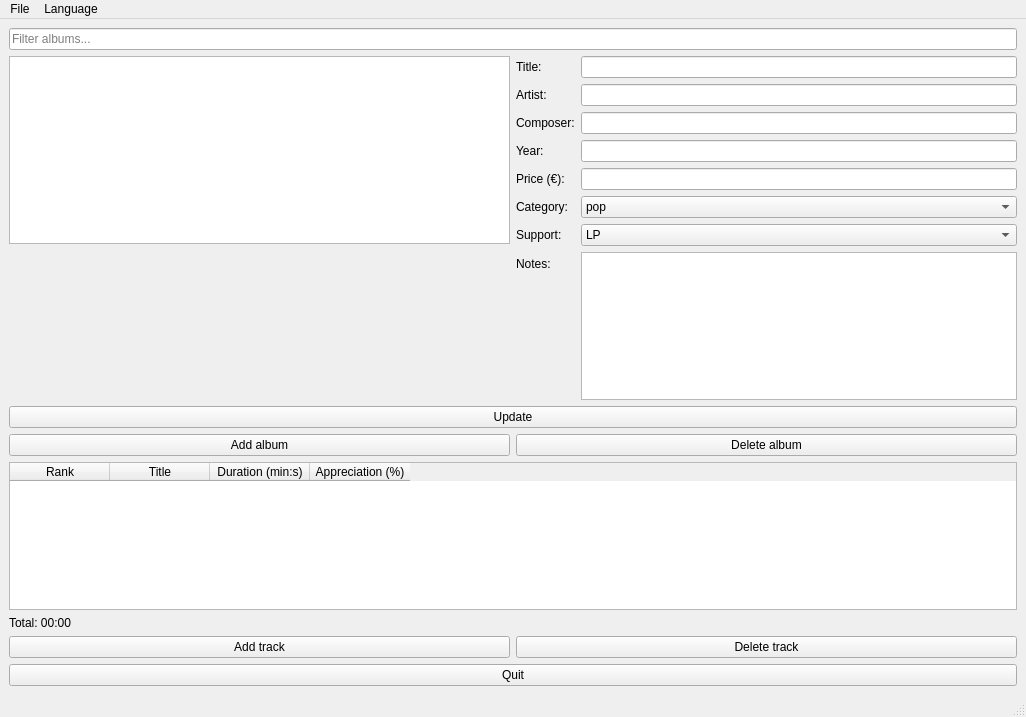
<?xml version="1.0" encoding="UTF-8"?>
<ui version="4.0">
 <class>MainWindow</class>
 <widget class="QMainWindow" name="MainWindow">
  <property name="geometry">
   <rect>
    <x>0</x>
    <y>0</y>
    <width>1026</width>
    <height>717</height>
   </rect>
  </property>
  <property name="windowTitle">
   <string>Album Manager</string>
  </property>
  <widget class="QWidget" name="centralwidget">
   <layout class="QVBoxLayout" name="verticalLayout">
    <item>
     <widget class="QLineEdit" name="champFiltre">
      <property name="placeholderText">
       <string>Filter albums...</string>
      </property>
     </widget>
    </item>
    <item>
     <layout class="QHBoxLayout" name="horizontalLayout">
      <item>
       <layout class="QVBoxLayout">
        <item>
         <widget class="QListWidget" name="listeAlbums"/>
        </item>
        <item>
         <widget class="QLabel" name="champImage">
          <property name="minimumSize">
           <size>
            <width>150</width>
            <height>150</height>
           </size>
          </property>
          <property name="scaledContents">
           <bool>true</bool>
          </property>
         </widget>
        </item>
       </layout>
      </item>
      <item>
       <layout class="QFormLayout" name="formLayout">
        <item row="0" column="0">
         <widget class="QLabel" name="labelTitre">
          <property name="text">
           <string>Title:</string>
          </property>
         </widget>
        </item>
        <item row="0" column="1">
         <widget class="QLineEdit" name="champTitre"/>
        </item>
        <item row="1" column="0">
         <widget class="QLabel" name="labelArtiste">
          <property name="text">
           <string>Artist:</string>
          </property>
         </widget>
        </item>
        <item row="1" column="1">
         <widget class="QLineEdit" name="champArtiste"/>
        </item>
        <item row="2" column="0">
         <widget class="QLabel" name="labelCompositeur">
          <property name="text">
           <string>Composer:</string>
          </property>
         </widget>
        </item>
        <item row="2" column="1">
         <widget class="QLineEdit" name="champCompositeur"/>
        </item>
        <item row="3" column="0">
         <widget class="QLabel" name="labelAnnee">
          <property name="text">
           <string>Year:</string>
          </property>
         </widget>
        </item>
        <item row="3" column="1">
         <widget class="QLineEdit" name="champAnnee"/>
        </item>
        <item row="4" column="0">
         <widget class="QLabel" name="labelPrix">
          <property name="text">
           <string>Price (€):</string>
          </property>
         </widget>
        </item>
        <item row="4" column="1">
         <widget class="QLineEdit" name="champPrix"/>
        </item>
        <item row="5" column="0">
         <widget class="QLabel" name="labelCategorie">
          <property name="text">
           <string>Category:</string>
          </property>
         </widget>
        </item>
        <item row="5" column="1">
         <widget class="QComboBox" name="champCategorie">
          <item>
           <property name="text">
            <string>pop</string>
           </property>
          </item>
          <item>
           <property name="text">
            <string>rock</string>
           </property>
          </item>
          <item>
           <property name="text">
            <string>blues</string>
           </property>
          </item>
          <item>
           <property name="text">
            <string>jazz</string>
           </property>
          </item>
          <item>
           <property name="text">
            <string>rap</string>
           </property>
          </item>
          <item>
           <property name="text">
            <string>classical</string>
           </property>
          </item>
          <item>
           <property name="text">
            <string>French variety</string>
           </property>
          </item>
          <item>
           <property name="text">
            <string>electronic</string>
           </property>
          </item>
         </widget>
        </item>
        <item row="6" column="0">
         <widget class="QLabel" name="labelSupport">
          <property name="text">
           <string>Support:</string>
          </property>
         </widget>
        </item>
        <item row="6" column="1">
         <widget class="QComboBox" name="champSupport">
          <item>
           <property name="text">
            <string>LP</string>
           </property>
          </item>
          <item>
           <property name="text">
            <string>Cassette</string>
           </property>
          </item>
          <item>
           <property name="text">
            <string>CD</string>
           </property>
          </item>
          <item>
           <property name="text">
            <string>MP3</string>
           </property>
          </item>
          <item>
           <property name="text">
            <string>AAC/M4A</string>
           </property>
          </item>
          <item>
           <property name="text">
            <string>FLAC</string>
           </property>
          </item>
         </widget>
        </item>
        <item row="7" column="0">
         <widget class="QLabel" name="labelNotes">
          <property name="text">
           <string>Notes:</string>
          </property>
         </widget>
        </item>
        <item row="7" column="1">
         <widget class="QPlainTextEdit" name="champNotes"/>
        </item>
       </layout>
      </item>
     </layout>
    </item>
    <item>
     <widget class="QPushButton" name="boutonSauvegarder">
      <property name="text">
       <string>Update</string>
      </property>
     </widget>
    </item>
    <item>
     <layout class="QHBoxLayout">
      <item>
       <widget class="QPushButton" name="boutonAjouterAlbum">
        <property name="text">
         <string>Add album</string>
        </property>
       </widget>
      </item>
      <item>
       <widget class="QPushButton" name="boutonSupprimerAlbum">
        <property name="text">
         <string>Delete album</string>
        </property>
       </widget>
      </item>
     </layout>
    </item>
    <item>
     <widget class="QTableWidget" name="tableMorceaux">
      <column>
       <property name="text">
        <string>Rank</string>
       </property>
      </column>
      <column>
       <property name="text">
        <string>Title</string>
       </property>
      </column>
      <column>
       <property name="text">
        <string>Duration (min:s)</string>
       </property>
      </column>
      <column>
       <property name="text">
        <string>Appreciation (%)</string>
       </property>
      </column>
     </widget>
    </item>
    <item>
     <widget class="QLabel" name="labelTotalMinutes">
      <property name="text">
       <string>Total: 00:00</string>
      </property>
     </widget>
    </item>
    <item>
     <layout class="QHBoxLayout">
      <item>
       <widget class="QPushButton" name="boutonAjouterMorceau">
        <property name="text">
         <string>Add track</string>
        </property>
       </widget>
      </item>
      <item>
       <widget class="QPushButton" name="boutonSupprimerMorceau">
        <property name="text">
         <string>Delete track</string>
        </property>
       </widget>
      </item>
     </layout>
    </item>
    <item>
     <widget class="QPushButton" name="boutonQuitter">
      <property name="text">
       <string>Quit</string>
      </property>
     </widget>
    </item>
   </layout>
  </widget>
  <widget class="QMenuBar" name="menubar">
   <property name="geometry">
    <rect>
     <x>0</x>
     <y>0</y>
     <width>1026</width>
     <height>25</height>
    </rect>
   </property>
   <widget class="QMenu" name="menuFichier">
    <property name="title">
     <string>File</string>
    </property>
    <addaction name="actionCharger_JSON"/>
    <addaction name="actionCharger_XML"/>
    <addaction name="actionEnregistrer_JSON"/>
    <addaction name="actionEnregistrer_sous_JSON"/>
    <addaction name="actionEnregistrer_XML"/>
    <addaction name="actionEnregistrer_sous_XML"/>
    <addaction name="actionQuitter"/>
   </widget>
   <widget class="QMenu" name="menuLangue">
    <property name="title">
     <string>Language</string>
    </property>
    <addaction name="actionFrancais"/>
    <addaction name="actionAnglais"/>
   </widget>
   <addaction name="menuFichier"/>
   <addaction name="menuLangue"/>
  </widget>
  <widget class="QStatusBar" name="statusbar"/>
  <action name="actionCharger_JSON">
   <property name="text">
    <string>Load JSON</string>
   </property>
  </action>
  <action name="actionCharger_XML">
   <property name="text">
    <string>Load XML</string>
   </property>
  </action>
  <action name="actionEnregistrer_JSON">
   <property name="text">
    <string>Save JSON</string>
   </property>
  </action>
  <action name="actionEnregistrer_sous_JSON">
   <property name="text">
    <string>Save as JSON</string>
   </property>
  </action>
  <action name="actionEnregistrer_XML">
   <property name="text">
    <string>Save XML</string>
   </property>
  </action>
  <action name="actionEnregistrer_sous_XML">
   <property name="text">
    <string>Save as XML</string>
   </property>
  </action>
  <action name="actionQuitter">
   <property name="text">
    <string>Quit</string>
   </property>
  </action>
  <action name="actionFrancais">
   <property name="text">
    <string>French</string>
   </property>
  </action>
  <action name="actionAnglais">
   <property name="text">
    <string>English</string>
   </property>
  </action>
 </widget>
 <resources/>
 <connections/>
</ui>
